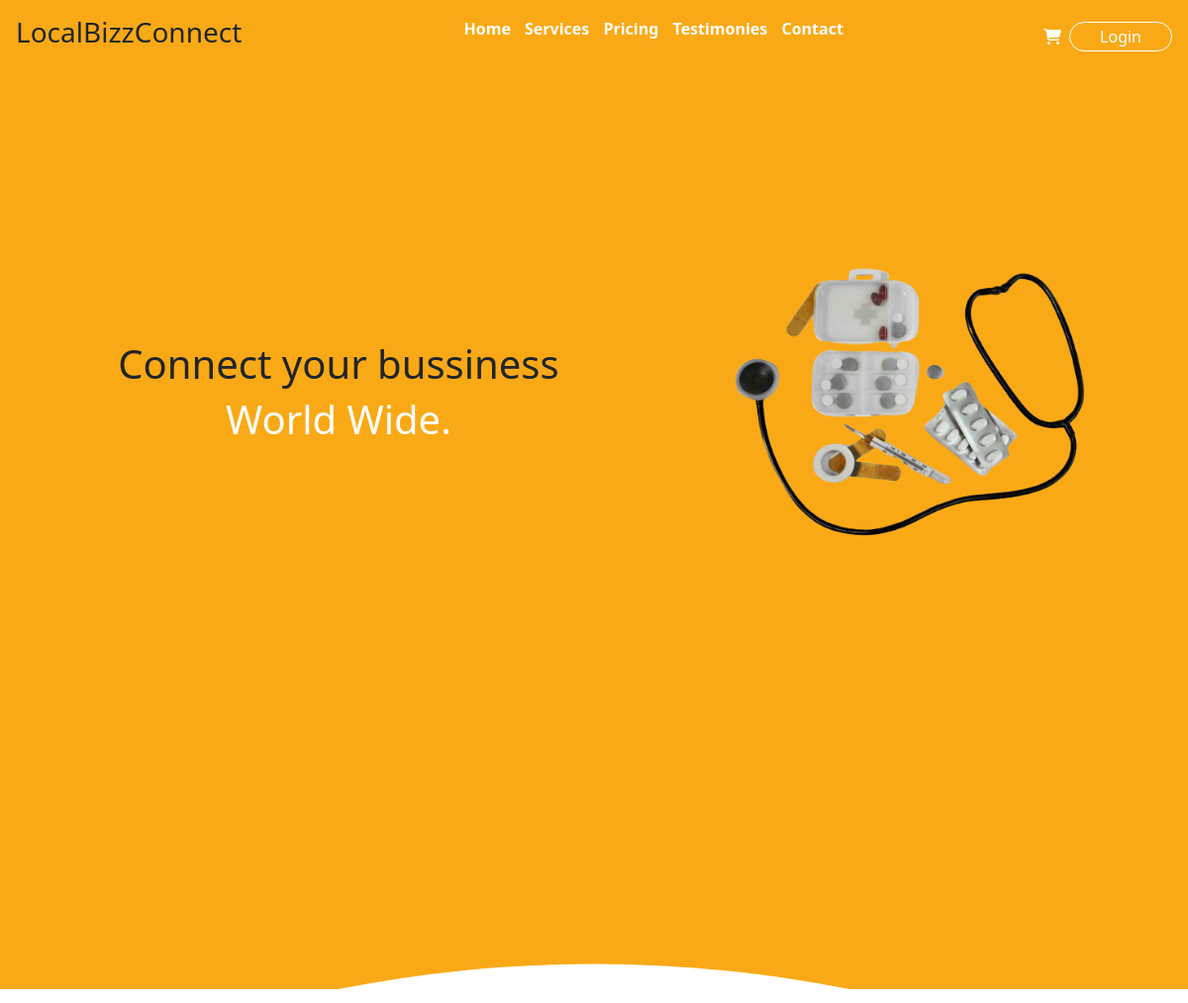
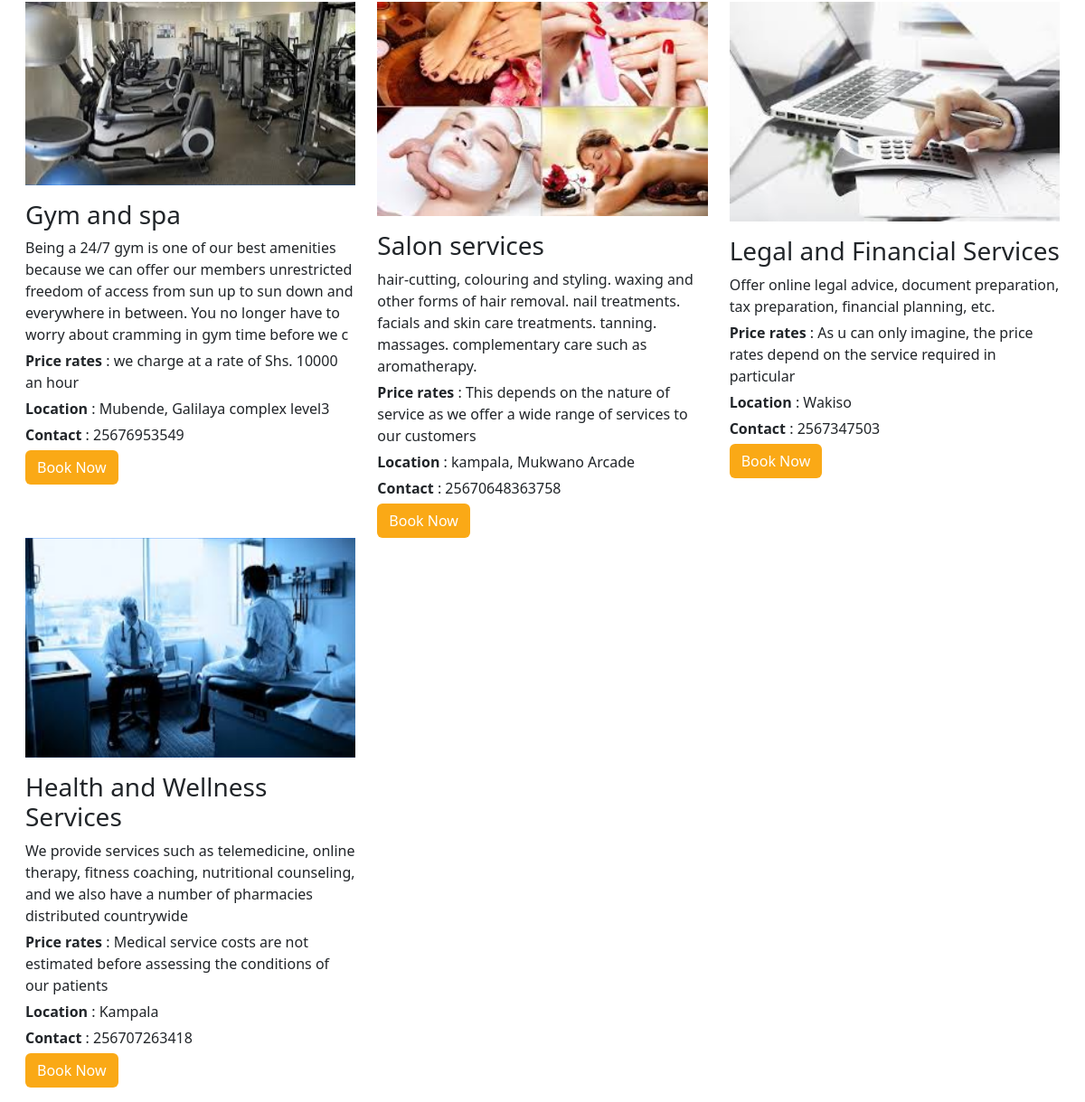
Page /services/ on the committed database (2 pictures, top to bottom).
### services/models.py (models this page shows, shortened)
class service(models.Model):
    service_name = models.CharField(max_length = 100)
    service_description = models.CharField(default ='service description', max_length=600)
    service_prices = models.CharField(max_length = 100)
    image1 = models.ImageField(upload_to='service_images', blank=True)
    image2 = models.ImageField(upload_to='service_images', blank=True)
    image3 = models.ImageField(upload_to='service_images', blank=True)
    image4 = models.ImageField(upload_to='service_images', blank=True)
    image5 = models.ImageField(upload_to='service_images', blank=True)
    image6 = models.ImageField(upload_to='service_images', blank=True)
    location = models.CharField(max_length = 100, default = 'Kampala')
    Contact = models.IntegerField(default =+256)

### services/views.py (the view)
# urls.py: path('', views.service_request, name='services'),
def service_request(request):
    context = {
        'services_provided': service.objects.all()
    }
    return render(request, 'services/service.html', context)

### services/templates/services/service.html (shortened to what this page needs)
<!DOCTYPE html>
<html lang="en">
<head>
    <link rel="stylesheet" href="/static/home.css">
    <link rel="stylesheet" href="https://cdnjs.cloudflare.com/ajax/libs/font-awesome/6.5.1/css/all.min.css">
    <link href="https://cdn.jsdelivr.net/npm/bootstrap@5.3.3/dist/css/bootstrap.min.css" rel="stylesheet">
</head>
<body>
    <section>
        <div class="container-fluid service-page p-0">
            <div class="hero">
                <div class="nav-top">
                    <div class="d-flex align-items-center justify-content-between p-3">
                        <div class="logo m-0 d-flex align-items-center">
                            <h3>LocalBizzConnect</h3>
                        </div>
                        <div class="nav-links  d-none d-md-block">
                            <ul>
                                <li><a href="{% url 'Item-list' %}">Home</a></li>
                                <li><a href="{% url 'services' %}">Services</a></li>
                                <li><a href="">Pricing</a></li>
                                <li><a href="">Testimonies</a></li>
                                <li><a href="">Contact</a></li>
                            </ul>
                        </div>
                        <div class="signin d-flex align-items-center">
                            <i class="fa-solid fa-cart-shopping me-2 text-white"></i>
                            <a href="{% url 'login' %}">Login</a>
                        </div>
                    </div>
                </div>
                <div class="content d-flex align-items-center pe-4">
                    <div class="ms-auto ps-2">
                        <h1>Connect your bussiness</h1>
                        <h1 class="text-white text-center">World Wide.</h1>
                    </div>
                    <div class="image">
                        <img src="/static/images/doctor.png"   alt="">
                    </div>
                    <div class="icon"><i class="fa-solid fa-angles-down fa-bounce fs-1 fa-2xl"></i></div>
                </div>
            </div>
        </div>
    </section>
    <section>
      <div class="container-fluid">
          <div class="p-3">
              <div class="row services">
                {% for service_provided in services_provided %}
                  <div class="col-6 col-md-4 service">
                    <div id="carouselExampleAutoplaying" class="carousel slide bg-primary" data-bs-ride="carousel">
                      <div class="carousel-inner">
                        <div class="carousel-item active">
                           <img src="{{ service_provided.image1.url }}" alt="service image mot found">
                        </div>
                      </div>
                    </div>
                    <div class="mt-3">
                      <h3>{{service_provided.service_name}}</h3>
                      <p> {{service_provided.service_description}}</p>
                      <p><span class="fw-bold">Price rates</span> : {{service_provided.service_prices}}</p>
                      <p><span class="fw-bold">Location</span> : {{ service_provided.location }} </p>
                      <p><span class="fw-bold">Contact</span> : {{ service_provided.Contact }} </p>
                    </div>
                    <a href ="{% url 'service-booking' service_provided.id %}">
                    <button class = "btn b-primary text-white" type ="submit" >Book Now </button>
                    </a>
                  </div>
                  {% endfor %}
              </div>
          </div>
      </div>
  </section>
</body>
</html>

### static/home.css (style rules this page uses)
* { margin: 0; padding: 0; box-sizing: border-box; list-style: none; }
.b-primary { background: #FAA916!important; }
.hero { min-height: 125vh; width: 100%; position: relative; }
.hero::before { background: #FAA916; height: 100%; width: 100%; content: ''; position: absolute; clip-path: circle(1450px at 85% -85%); }
.nav-top { position: fixed; width: 100%; background: #FAA916; z-index: 2; }
.nav-links ul { list-style: none; }
.nav-links ul li { display: inline-block; margin-right: 10px; }
.nav-links ul li a { transition: .2s ease; font-weight: bold; }
a { text-decoration: none!important; color: #fff!important; }
.signin i { cursor: pointer; }
.signin a { border: 1px solid #fff; border-radius: 20px; transition: .3s ease-in-out; display: block; padding: 2px 30px; }
.content { position: relative; height: 100vh; }
.content .image img:nth-child(1) { opacity: 1; }
.image { width: 500px; height: 500px; margin-left: auto; overflow: hidden; display: flex; align-items: center; }
.content .image img { height: auto; width: 100%; }
.content .icon { position: absolute; bottom: 0; left: 5%; color: #FAA916; }
.content .icon i { cursor: pointer; }
.service { min-height: 200px; overflow: hidden; }
.services img { width: 100%; min-height: auto; }
.service p { margin: 5px 0px!important; }
.service-page .hero::before { background: #fff; height: 100%; width: 100%; content: ''; position: absolute; clip-path: circle(120% at 50% 230%); }
.service-page .hero { background: #FAA916; overflow: hidden; }
.service-page .content .icon { left: 50%; }

### rows in the picture
service: image1 (picture), service_name "Gym and spa", service_description "Being a 24/7 gym is one of our best amenities because we can offer our members unrestricted freedom of access from sun up to sun down and everywhere in between. You no longer have to worry about cramming in gym time before we c", service_prices "we charge at a rate of Shs. 10000 an hour", location "Mubende, Galilaya complex level3", Contact "25676953549"
service: image1 (picture), service_name "Salon services", service_description "hair-cutting, colouring and styling. waxing and other forms of hair removal. nail treatments. facials and skin care treatments. tanning. massages. complementary care such as aromatherapy.", service_prices "This depends on the nature of service as we offer a wide range of services to our customers", location "kampala, Mukwano Arcade", Contact "25670648363758"
service: image1 (picture), service_name "Legal and Financial Services", service_description "Offer online legal advice, document preparation, tax preparation, financial planning, etc.", service_prices "As u can only imagine, the price rates depend on the service required in particular", location "Wakiso", Contact "2567347503"
service: image1 (picture), service_name "Health and Wellness Services", service_description "We provide services such as telemedicine, online therapy, fitness coaching, nutritional counseling, and we also have a number of pharmacies distributed countrywide", service_prices "Medical service costs are not estimated before assessing the conditions of our patients", location "Kampala", Contact "256707263418"
